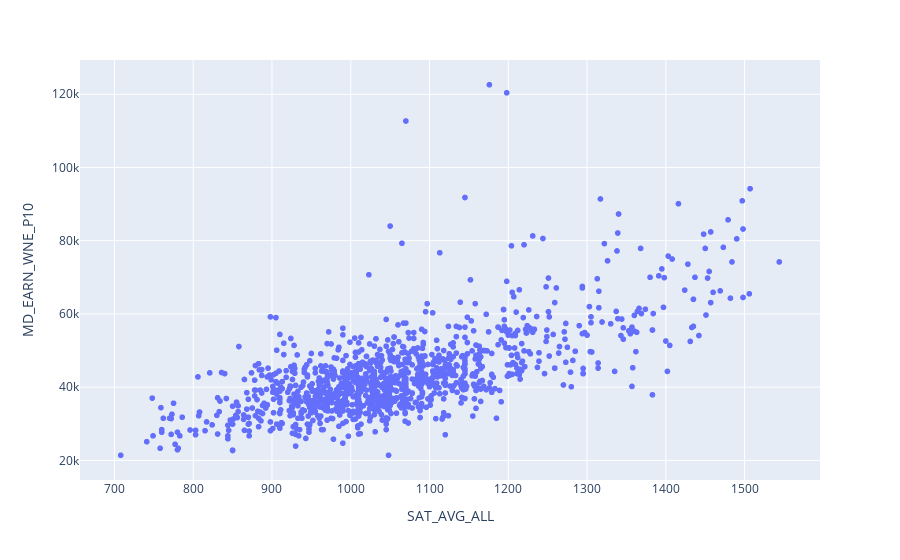

The code cell stored with this chart in its notebook:
### Markdown cell above
Making a 2D graph is super easy using plotly express. Plotly express is typically used if you need a quick and dirty graph without too much customization. If you need more customization, then we'll use chart studio. We'll be using chart studio when we make our 3D plot.

To generate our 2D plot with express, all we need is to reference our dataframe structure as the first parameter, and then choose the columns that we want to represent our axis as. In the example, we'll use the data we cleaned earlier and then choose the average SAT score column to represent our x axis and the median salary column to represent the y axis. We'll choose the institution name as the data we get when we hover over individual markers.

So, as I mentioned earlier, in order to use a lot of the 2D scatterplots, you need to install plotly express. You can find the documentation for scatterplots and plotly express here.
    - https://plotly.com/python/line-and-scatter/

### Code cell
#Hover_data takes in a list of column headers of the dataframe that we pass in, but the institution name was
#the only other portion of data that was useful for our 2D plot.
fig = px.scatter(df, x="SAT_AVG_ALL", y="MD_EARN_WNE_P10", hover_data=['INSTNM'])
fig.show()
py.iplot(fig, filename='2D_univ_scatter') #if using a text editor call py.plot(fig, filename='univ_vis')

### Figure 1 — Plotly figure (JSON) as saved in the notebook; plotly's stock layout.template omitted (floating-point values rounded to 4 significant figures; data arrays with more than 128 entries replaced by an {"elided": "..."} marker saying what was removed)
{"data": [{"customdata": {"elided": "1307x1 str values"}, "hovertemplate": "SAT_AVG_ALL=%{x}<br>MD_EARN_WNE_P10=%{y}<br>INSTNM=%{customdata[0]}<extra></extra>", "legendgroup": "", "marker": {"color": "#636efa", "symbol": "circle"}, "mode": "markers", "name": "", "showlegend": false, "type": "scattergl", "x": {"elided": "1307 int values"}, "xaxis": "x", "y": {"elided": "1307 str values"}, "yaxis": "y"}], "layout": {"legend": {"tracegroupgap": 0}, "margin": {"t": 60}, "xaxis": {"anchor": "y", "domain": [0, 1], "title": {"text": "SAT_AVG_ALL"}}, "yaxis": {"anchor": "x", "domain": [0, 1], "title": {"text": "MD_EARN_WNE_P10"}}}}
